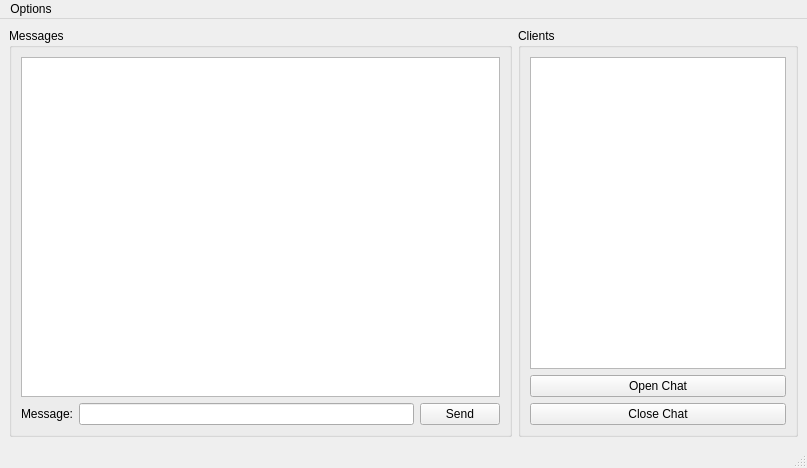
<?xml version="1.0" encoding="UTF-8"?>
<ui version="4.0">
 <class>MainWindow</class>
 <widget class="QMainWindow" name="MainWindow">
  <property name="geometry">
   <rect>
    <x>0</x>
    <y>0</y>
    <width>807</width>
    <height>468</height>
   </rect>
  </property>
  <property name="windowTitle">
   <string>Client</string>
  </property>
  <widget class="QWidget" name="centralwidget">
   <layout class="QHBoxLayout" name="horizontalLayout_3">
    <item>
     <widget class="QGroupBox" name="groupBox">
      <property name="title">
       <string>Messages</string>
      </property>
      <layout class="QVBoxLayout" name="verticalLayout_2">
       <item>
        <widget class="QListWidget" name="lstMessages"/>
       </item>
       <item>
        <layout class="QHBoxLayout" name="horizontalLayout_2">
         <item>
          <widget class="QLabel" name="label">
           <property name="text">
            <string>Message:</string>
           </property>
          </widget>
         </item>
         <item>
          <widget class="QLineEdit" name="lnMessage"/>
         </item>
         <item>
          <widget class="QPushButton" name="btnSend">
           <property name="text">
            <string>Send</string>
           </property>
          </widget>
         </item>
        </layout>
       </item>
      </layout>
     </widget>
    </item>
    <item>
     <widget class="QGroupBox" name="grpClients">
      <property name="baseSize">
       <size>
        <width>0</width>
        <height>0</height>
       </size>
      </property>
      <property name="title">
       <string>Clients</string>
      </property>
      <layout class="QVBoxLayout" name="verticalLayout">
       <property name="leftMargin">
        <number>9</number>
       </property>
       <property name="topMargin">
        <number>9</number>
       </property>
       <property name="rightMargin">
        <number>9</number>
       </property>
       <property name="bottomMargin">
        <number>9</number>
       </property>
       <item>
        <widget class="QListWidget" name="lstClients">
         <property name="sizePolicy">
          <sizepolicy hsizetype="Preferred" vsizetype="Preferred">
           <horstretch>0</horstretch>
           <verstretch>0</verstretch>
          </sizepolicy>
         </property>
        </widget>
       </item>
       <item>
        <widget class="QPushButton" name="btnStartChat">
         <property name="text">
          <string>Open Chat</string>
         </property>
        </widget>
       </item>
       <item>
        <widget class="QPushButton" name="btnEndChat">
         <property name="text">
          <string>Close Chat</string>
         </property>
        </widget>
       </item>
      </layout>
     </widget>
    </item>
   </layout>
  </widget>
  <widget class="QMenuBar" name="menubar">
   <property name="geometry">
    <rect>
     <x>0</x>
     <y>0</y>
     <width>807</width>
     <height>26</height>
    </rect>
   </property>
   <widget class="QMenu" name="menuOptions">
    <property name="title">
     <string>Options</string>
    </property>
    <addaction name="actionConnect"/>
    <addaction name="actionDisconnect"/>
    <addaction name="separator"/>
    <addaction name="separator"/>
    <addaction name="actionExit"/>
   </widget>
   <addaction name="menuOptions"/>
  </widget>
  <widget class="QStatusBar" name="statusbar"/>
  <action name="actionConnect">
   <property name="text">
    <string>Connect</string>
   </property>
  </action>
  <action name="actionDisconnect">
   <property name="text">
    <string>Disconnect</string>
   </property>
  </action>
  <action name="actionExit">
   <property name="text">
    <string>exit</string>
   </property>
  </action>
 </widget>
 <resources/>
 <connections/>
</ui>
